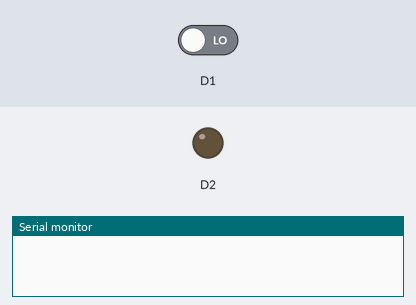
Simulated run of this program. Board: ESP8266 (NodeMCU). Shown: output pins drawn as LEDs (lit = HIGH), the last lines printed to the serial monitor. Inputs (shaded band) come from the test bench; at power-on: D1 LOW.

Above: at 6.2 s.
6.3 s: D1 driven HIGH
At 7.5 s:
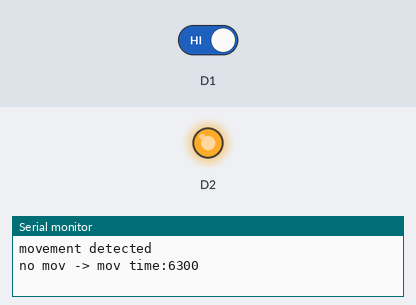
7.8 s: D1 driven LOW
At 8.8 s:
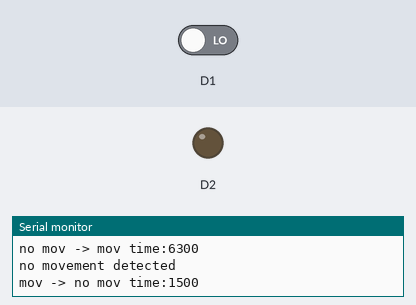
Timing chart, 0 to 10.8 s (numbered marks = the images above; inputs shaded):
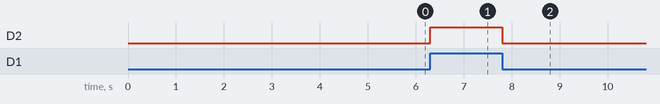

Measured:
- after the input at 6.3 s, D2: LOW → HIGH at once
- after the input at 7.8 s, D2: HIGH → LOW at once

The program:

main.cpp
```cpp
#include <Arduino.h>

void setup() {
  Serial.begin(115200);
  pinMode(D2, OUTPUT);
  delay(5000);
}

// no mov -> mov
unsigned long t1;

// mov -> no mov
unsigned long t2;

int prevState = LOW;

void loop() {
  int currentState = digitalRead(D1);

  if (currentState != prevState) {
    if (currentState == HIGH) {
      Serial.println("movement detected");
      digitalWrite(D2, HIGH);
      t2 = millis();
      Serial.print("no mov -> mov time:");
      Serial.println(millis() - t1);
    } else {
      Serial.println("no movement detected");
      digitalWrite(D2, LOW);
      Serial.print("mov -> no mov time:");
      Serial.println(millis() - t2);
      t1 = millis();
    }
  }

  prevState = currentState;
}
```
